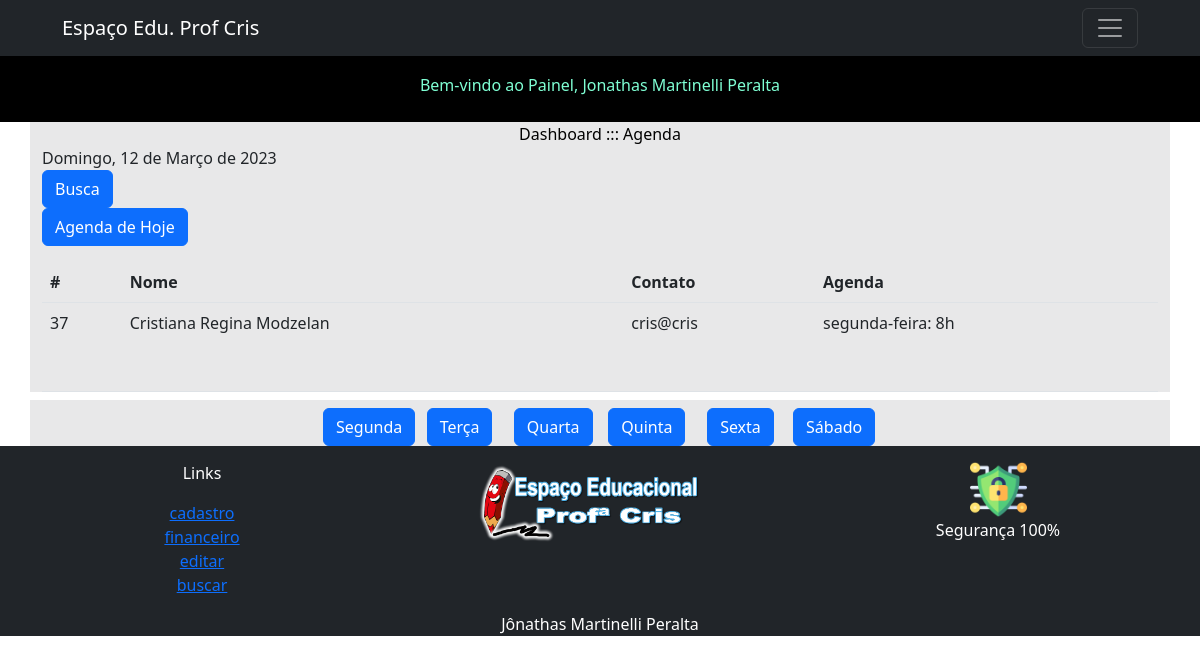
Page /agenda.php?busca=Cristiana Regina Modzelan (signed in) on the committed database.
### tables this page shows
CREATE TABLE `usuarios` (
  `id` int(11) NOT NULL,
  `nome` varchar(140) NOT NULL,
  `fone` varchar(20) NOT NULL,
  `responsavel` varchar(140) NOT NULL,
  `endereco` varchar(150) NOT NULL,
  `email` varchar(140) NOT NULL,
  `data_nasc` date NOT NULL,
  `tipo` varchar(20) NOT NULL,
  `agenda` varchar(150) NOT NULL,
  `senha` varchar(16) NOT NULL,
  `aulas` longtext NOT NULL,
  `matricula` varchar(100) NOT NULL,
  `financeiro_aberto` varchar(500) NOT NULL,
  `financeiro_pago` varchar(500) NOT NULL,
  `valor_aula` varchar(20) NOT NULL,
  `divida_ativa` varchar(20) NOT NULL,
  `divida_paga` varchar(20) NOT NULL,
  `reg_aula` text NOT NULL
);

### agenda.php (the view, shortened to what this page needs)
 <?php
include('conexao.php');
?>
<!doctype html>
<html lang="pt-br">
<head>
  <link href="https://cdn.jsdelivr.net/npm/bootstrap@5.2.1/dist/css/bootstrap.min.css" rel="stylesheet"
>
<?php include('nav.php'); ?>
  <body>
  <main>
    <div class="container bg-opacity-10 bg-dark">
    <p class="text-center m-auto" style="color: black;">Dashboard ::: Agenda</p>
<form action="">
    <?php
    $meses = array (1 => "Janeiro", 2 => "Fevereiro", 3 => "Março", 4 => "Abril", 5 => "Maio", 6 => "Junho", 7 => "Julho", 8 => "Agosto", 9 => "Setembro", 10 => "Outubro", 11 => "Novembro", 12 => "Dezembro");
    $diasdasemana = array (1 => "Segunda-Feira",2 => "Terça-Feira",3 => "Quarta-Feira",4 => "Quinta-Feira",5 => "Sexta-Feira",6 => "Sábado",0 => "Domingo");
    $variavel =  date('d/m/Y');
    $variavel = str_replace('/','-',$variavel);
    $hoje = getdate(strtotime($variavel));
    $dia = $hoje["mday"];
    $mes = $hoje["mon"];
    $nomemes = $meses[$mes];
    $ano = $hoje["year"];
    $diadasemana = $hoje["wday"];
    $nomediadasemana = $diasdasemana[$diadasemana];
    echo "$nomediadasemana, $dia de $nomemes de $ano";
    ?>
  <br>
  <a class="btn btn-primary" href="busca.php" role="button">Busca</a><br>
        <button class="btn btn-primary" type="submit" role="button">Agenda de Hoje</button>
</form>
<table class="table" border="1">
<table class="table">
  <thead>
    <tr>
      <th scope="col">#</th>
      <th scope="col">Nome</th>
      <th scope="col">Contato</th>
      <th scope="col">Agenda</th>
    </tr>
  </thead>
  <tbody>
  <?php
  if (!isset($_GET['busca'])) {
    ?>
  <tr>
      <th scope="row">#</th>
      <td colspan="3">Relação para Agenda</td>
    </tr>
    <?php
} else {
  $pesquisa = $mysqli->real_escape_string($_GET['busca']);
$sql_code = "SELECT *
FROM usuarios
WHERE nome LIKE '%$pesquisa%'
OR tipo LIKE '%$pesquisa%'
OR agenda LIKE '%$pesquisa%'";
$sql_query = $mysqli->query($sql_code) or die("Error ao consultar" . $mysqli->error);
if ($sql_query->num_rows == 0) {
  ?>
  <tr>
  <th scope="row">1</th>
  <td colspan="3">Resultados NÃO encontrados...</td>
</tr>
<?php
} else {
while($dados = $sql_query->fetch_assoc()){
  ?>
  <tr>
    <td><?php echo $dados['id']; ?></td>
    <td><?php echo $dados['nome']; ?></td>
    <td><?php echo $dados['email']; ?></td>
    <td><?php echo $dados['agenda']; ?></td>
  </tr>
  <?php
}
} ?>
<?php
}
  ?>
</tbody>
</table>
  </main>
  <div class="container bg-opacity-10 bg-dark text-center">
    <div class="row justify-content-center align-items-center g-2">
      <div class="col-6 col-sm-1">
<form action="">
        <button class="btn btn-primary" type="submit" role="button">Segunda</button>
</form>
</div>
<div class="col-6 col-sm-1">
<form action="">
        <button class="btn btn-primary" type="submit" role="button">Terça</button>
</form>
</div>
<div class="col-6 col-sm-1">
<form action="">
        <button class="btn btn-primary" type="submit" role="button">Quarta</button>
</form>
</div>
<div class="col-6 col-sm-1">
<form action="">
        <button class="btn btn-primary" type="submit" role="button">Quinta</button>
</form>
</div>
<div class="col-6 col-sm-1">
<form action="">
        <button class="btn btn-primary" type="submit" role="button">Sexta</button>
</form>
</div>
<div class="col-6 col-sm-1">
<form action="">
        <button class="btn btn-primary" type="submit" role="button">Sábado</button>
</form>
</div>
</div>
</div>
  <footer>
    <?php include('footer.php');?>
  </footer>
</body>
</html>

### rows in the picture
usuarios: id "37", nome "Cristiana Regina Modzelan", email "cris@cris", agenda "segunda-feira: 8h"

### other values in the picture
$_SESSION['nome'] "Jonathas Martinelli Peralta"
$nomediadasemana "Domingo"
$dia "12"
$nomemes "Março"
$ano "2023"
